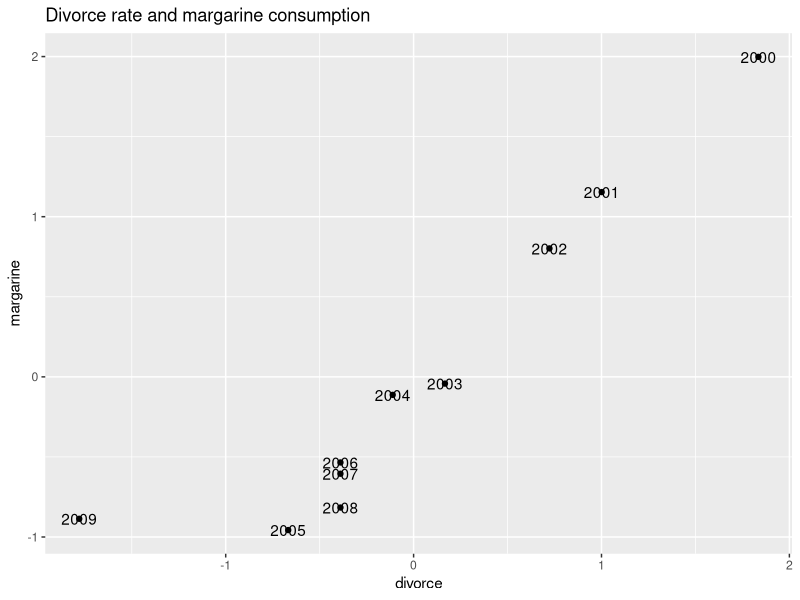
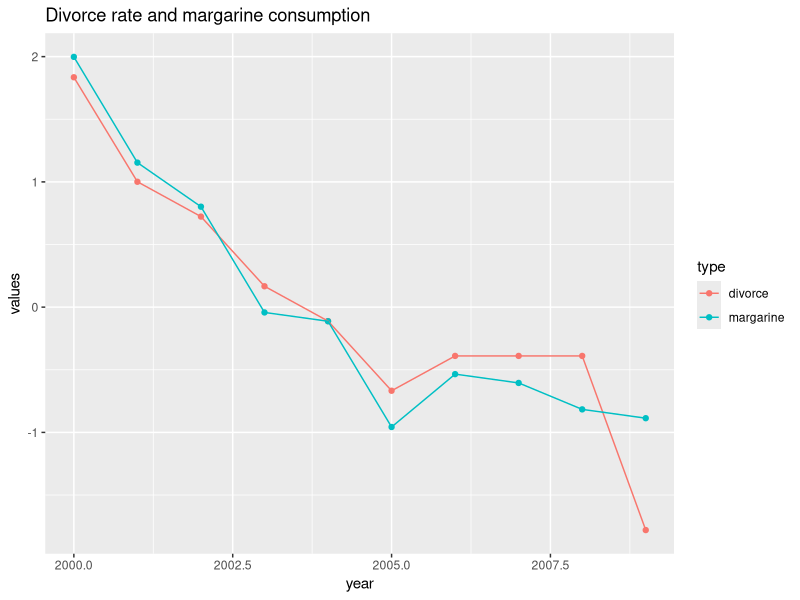

Write the R code that produced these figures, in order.
## ---- chunk 1
library(tidyverse)
set.seed(123)
tidy_data = readr::read_csv("../data/clean_sample_data.csv")
## ---- chunk 2
sample_n(tidy_data, size = 10)
## ---- chunk 3
divorce_margarine_scaled = read_csv("../data/divorce_margarine_scaled.csv")
## ---- chunk 4
divorce_margarine_scaled %>% 
  ggplot(aes(
    x = divorce,
    y = margarine,
    label = year)) +
  geom_point() +
  geom_text() +
  labs(title = "Divorce rate and margarine consumption")
## ---- chunk 5
divorce_margarine_scaled %>%
  tidyr::pivot_longer(
    cols = -c("year"),
    names_to = "type",
    values_to = "values") %>%
  ggplot(aes(x = year,
             y = values,
             colour = type)) +
  geom_point() +
  geom_path() +
  labs(title = "Divorce rate and margarine consumption")
